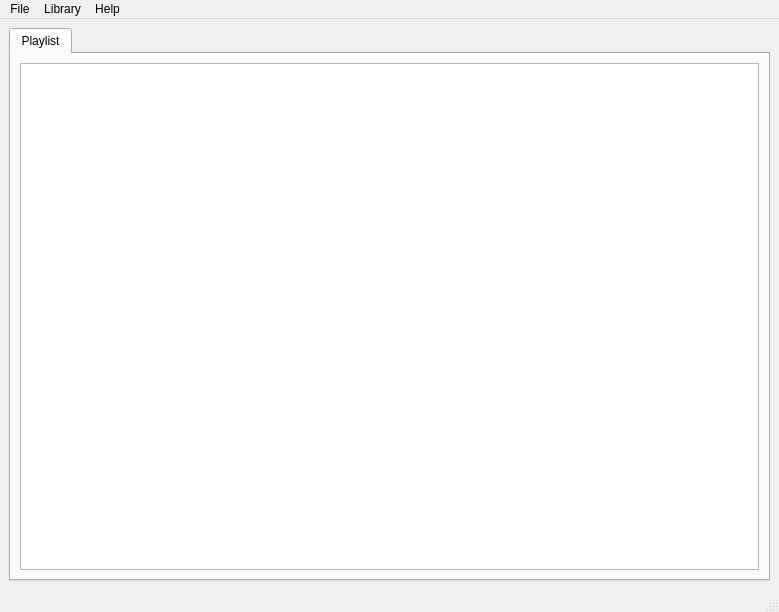
<?xml version="1.0" encoding="UTF-8"?>
<ui version="4.0">
 <class>kazuWindow</class>
 <widget class="QMainWindow" name="kazuWindow">
  <property name="geometry">
   <rect>
    <x>0</x>
    <y>0</y>
    <width>779</width>
    <height>612</height>
   </rect>
  </property>
  <property name="windowTitle">
   <string>kazu</string>
  </property>
  <widget class="QWidget" name="centralwidget">
   <layout class="QVBoxLayout" name="verticalLayout">
    <item>
     <widget class="QTabWidget" name="tabWidget">
      <property name="currentIndex">
       <number>0</number>
      </property>
      <widget class="QWidget" name="tab">
       <attribute name="title">
        <string>Playlist</string>
       </attribute>
       <layout class="QVBoxLayout" name="verticalLayout_2">
        <item>
         <widget class="QTableView" name="tableView"/>
        </item>
       </layout>
      </widget>
     </widget>
    </item>
   </layout>
  </widget>
  <widget class="QMenuBar" name="menubar">
   <property name="geometry">
    <rect>
     <x>0</x>
     <y>0</y>
     <width>779</width>
     <height>24</height>
    </rect>
   </property>
   <widget class="QMenu" name="menuFile">
    <property name="title">
     <string>File</string>
    </property>
    <addaction name="actionOpen"/>
    <addaction name="separator"/>
    <addaction name="actionExit"/>
   </widget>
   <widget class="QMenu" name="menuHelp">
    <property name="title">
     <string>Help</string>
    </property>
    <addaction name="actionAbout"/>
   </widget>
   <widget class="QMenu" name="menuLibrary">
    <property name="title">
     <string>Library</string>
    </property>
    <addaction name="actionSong_Lists"/>
    <addaction name="actionManage_Library"/>
   </widget>
   <addaction name="menuFile"/>
   <addaction name="menuLibrary"/>
   <addaction name="menuHelp"/>
  </widget>
  <widget class="QStatusBar" name="statusbar"/>
  <action name="actionExit">
   <property name="text">
    <string>Exit</string>
   </property>
  </action>
  <action name="actionOpen">
   <property name="text">
    <string>Open</string>
   </property>
  </action>
  <action name="actionOpen_2">
   <property name="text">
    <string>Open</string>
   </property>
  </action>
  <action name="actionManage_Library">
   <property name="text">
    <string>Manage Library</string>
   </property>
  </action>
  <action name="actionSong_Lists">
   <property name="text">
    <string>Song Lists</string>
   </property>
  </action>
  <action name="actionAbout">
   <property name="text">
    <string>About</string>
   </property>
  </action>
 </widget>
 <resources/>
 <connections/>
</ui>
